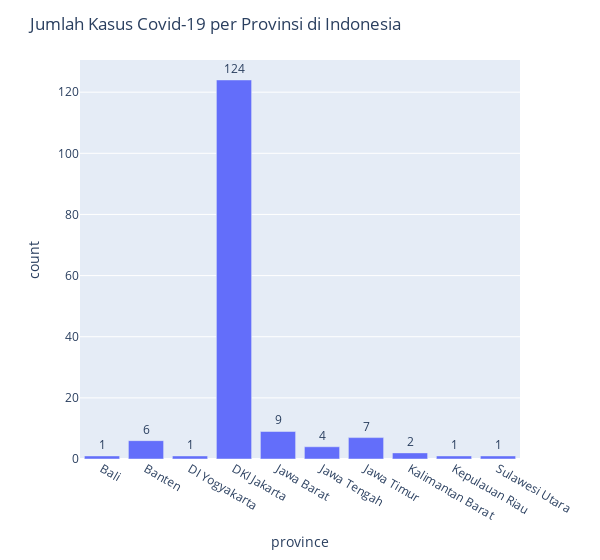

Write notebook code for a chart like this one.
### Code cell
fig = px.bar(pasien_df,
             y = 'count',
             x = 'province',
             text = 'count')
fig.update_traces(textposition = 'outside')
fig.update_layout(uniformtext_minsize = 8,
                  uniformtext_mode = 'hide',
                  title = 'Jumlah Kasus Covid-19\nper Provinsi di Indonesia\n',
                  width = 600)
fig.show()

### Figure 1 — Plotly figure (JSON) as saved in the notebook; plotly's stock layout.template omitted (floating-point values rounded to 4 significant figures)
{"data": [{"alignmentgroup": "True", "hovertemplate": "province=%{x}<br>count=%{text}<extra></extra>", "legendgroup": "", "marker": {"color": "#636efa", "pattern": {"shape": ""}}, "name": "", "offsetgroup": "", "orientation": "v", "showlegend": false, "text": [1, 6, 1, 124, 9, 4, 7, 2, 1, 1], "textposition": "outside", "type": "bar", "x": ["Bali", "Banten", "DI Yogyakarta", "DKI Jakarta", "Jawa Barat", "Jawa Tengah", "Jawa Timur", "Kalimantan Barat", "Kepulauan Riau", "Sulawesi Utara"], "xaxis": "x", "y": [1, 6, 1, 124, 9, 4, 7, 2, 1, 1], "yaxis": "y"}], "layout": {"barmode": "relative", "legend": {"tracegroupgap": 0}, "margin": {"t": 60}, "title": {"text": "Jumlah Kasus Covid-19\nper Provinsi di Indonesia\n"}, "uniformtext": {"minsize": 8, "mode": "hide"}, "width": 600, "xaxis": {"anchor": "y", "domain": [0, 1], "title": {"text": "province"}}, "yaxis": {"anchor": "x", "domain": [0, 1], "title": {"text": "count"}}}}
